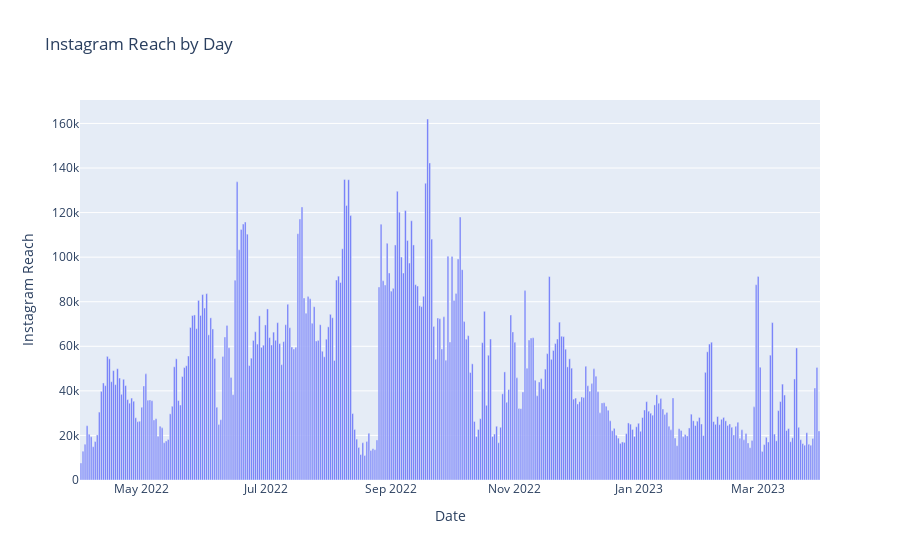

The notebook cell saved with this chart:
### Code cell
fig = go.Figure()
fig.add_trace(go.Bar(x=df['Date'], 
                     y=df['Instagram reach'], 
                     name='Instagram reach'))
fig.update_layout(title='Instagram Reach by Day', 
                  xaxis_title='Date', 
                  yaxis_title='Instagram Reach')
fig.show()

### Figure 1 — Plotly figure (JSON) as saved in the notebook; plotly's stock layout.template omitted (floating-point values rounded to 4 significant figures; data arrays with more than 128 entries replaced by an {"elided": "..."} marker saying what was removed)
{"data": [{"name": "Instagram reach", "type": "bar", "x": {"elided": "365 str values"}, "y": {"elided": "365 int values"}}], "layout": {"title": {"text": "Instagram Reach by Day"}, "xaxis": {"title": {"text": "Date"}}, "yaxis": {"title": {"text": "Instagram Reach"}}}}
